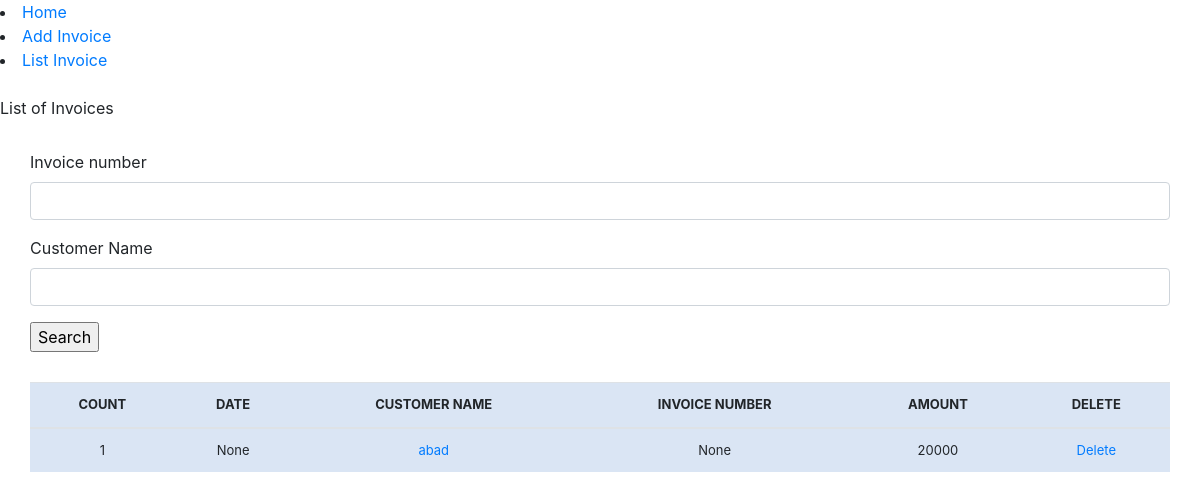
The page /list_invoice/ on the database as committed earlier.
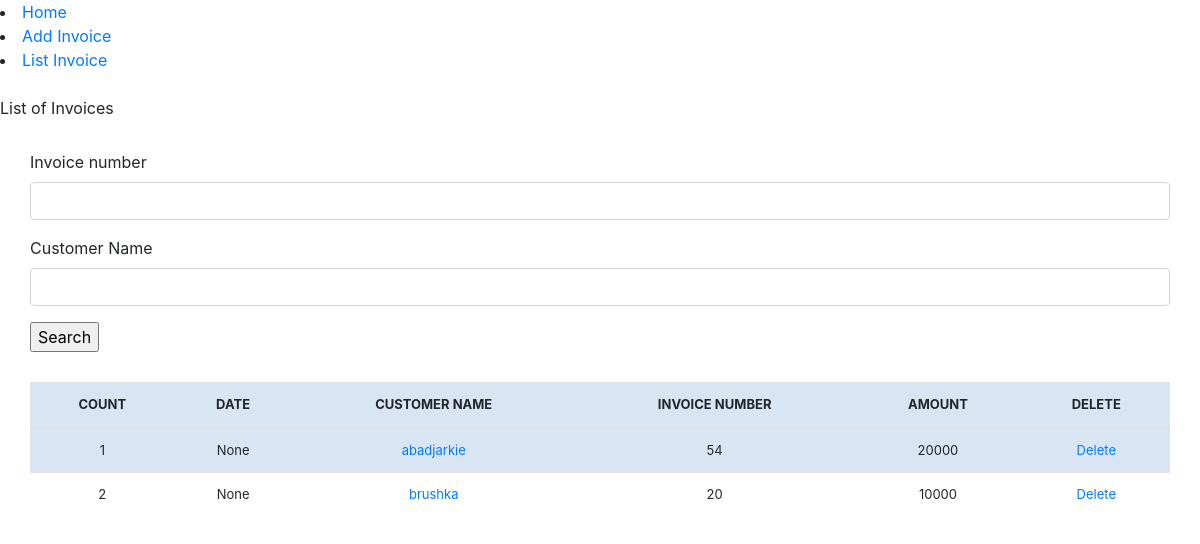
The same page on the database as committed later.
### invoicemgt/models.py (models this page shows)
class Invoice(models.Model):
	comments = models.TextField(max_length=3000, default='', blank=True, null=True)
	invoice_number = models.IntegerField(blank=True, null=True)
	invoice_date = models.DateField(auto_now_add=False, auto_now=False, blank=True, null=True)
	name = models.CharField('Customer Name', max_length=120, default='', blank=True, null=True)
	line_one = models.CharField('Line 1', max_length=120, default='', blank=True, null=True)
	line_one_quantity = models.IntegerField('Quantity', default=0, blank=True, null=True)
	line_one_unit_price = models.IntegerField('Unit Price (D)', default=0, blank=True, null=True)
	line_one_total_price = models.IntegerField('Line Total (D)', default=0, blank=True, null=True)
	line_two = models.CharField('Line 2', max_length=120, default='', blank=True, null=True)
	line_two_quantity = models.IntegerField('Quantity', default=0, blank=True, null=True)
	line_two_unit_price = models.IntegerField('Unit Price (D)', default=0, blank=True, null=True)
	line_two_total_price = models.IntegerField('Line Total (D)', default=0, blank=True, null=True)
	line_three = models.CharField('Line 3', max_length=120, default='', blank=True, null=True)
	line_three_quantity = models.IntegerField('Quantity', default=0, blank=True, null=True)
	line_three_unit_price = models.IntegerField('Unit Price (D)', default=0, blank=True, null=True)
	line_three_total_price = models.IntegerField('Line Total (D)', default=0, blank=True, null=True)
	line_four = models.CharField('Line 4', max_length=120, default='', blank=True, null=True)
	line_four_quantity = models.IntegerField('Quantity', default=0, blank=True, null=True)
	line_four_unit_price = models.IntegerField('Unit Price (D)', default=0, blank=True, null=True)
	line_four_total_price = models.IntegerField('Line Total (D)', default=0, blank=True, null=True)
	line_five = models.CharField('Line 5', max_length=120, default='', blank=True, null=True)
	line_five_quantity = models.IntegerField('Quantity', default=0, blank=True, null=True)
	line_five_unit_price = models.IntegerField('Unit Price (D)', default=0, blank=True, null=True)
	line_five_total_price = models.IntegerField('Line Total (D)', default=0, blank=True, null=True)
	phone_number = models.CharField(max_length=120, default='', blank=True, null=True)
	total = models.IntegerField(default='0', blank=True, null=True)
	balance = models.IntegerField(default='0', blank=True, null=True)
	timestamp = models.DateTimeField(auto_now_add=True, auto_now=False)
	last_updated = models.DateTimeField(auto_now_add=False, auto_now=True, blank=True)
	paid = models.BooleanField(default=False)
	invoice_type_choice = (
			('Receipt', 'Receipt'),
			('Invoice', 'Invoice'),
		)
	invoice_type = models.CharField(max_length=50, default='', blank=True, null=True, choices=invoice_type_choice)

### invoicemgt/views.py (the view, shortened to what this page needs)
# urls.py: path('list_invoice/', views.list_invoice , name = "list_invoice"),
def list_invoice(request):
    title = "List of Invoices"
    queryset = Invoice.objects.all()
    form = InvoiceSearchForm(request.POST or None)
    context = {
        "title" : title,
        "queryset" : queryset,
        "form" : form ,
    }
    return render (request , "list_invoice.html" , context)

### invoicemgt/forms.py
class InvoiceSearchForm(forms.ModelForm):
	class Meta:
		model = Invoice
		fields = ['invoice_number' , 'name']

### invoicemgt/templates/list_invoice.html (shortened to what this page needs)
{% load static %}
{% load crispy_forms_tags %}
<!DOCTYPE html>
{% include 'navbar.html' %}
<html lang="en">
<head>
    <link rel="stylesheet" type="text/css"
        href="https://stackpath.bootstrapcdn.com/bootstrap/4.5.2/css/bootstrap.min.css">
    <link rel="stylesheet" href="{% static 'css/style.css' %}">
</head>
<body>
    {{title}}<br>
    <div class="myForm">
        <form method='POST' action=''> {% csrf_token %}
            {{form|crispy}}
            <input type="submit" value='Search' />
        </form>
    </div>
    <table class="table">
        <thead>
            <tr>
                <th>COUNT</th>
                <th>DATE</th>
                <th>CUSTOMER NAME</th>
                <th>INVOICE NUMBER</th>
                <th>AMOUNT</th>
                <th>DELETE</th>
            </tr>
        </thead>
        {% for instance in queryset %}
        <tr>
            <td>{{forloop.counter}}</td>
            <td>{{instance.invoice_date}}</td>
            <td><a href="{% url 'update_invoice' instance.id %}">{{instance.name}}</a></td>
            <td>{{instance.invoice_number}}</td>
            <td>{{instance.line_one_total_price}}</td>
            <td><a href="{% url 'delete_invoice' instance.id %}">Delete</a></td>
        </tr>
        {% endfor %}
    </table>
</body>
</html>

### invoicemgt/templates/navbar.html
<nav>
    <li><a href="/">Home</a></li>
    <li><a href="/add_invoice">Add Invoice</a></li>
    <li><a href="/list_invoice">List Invoice</a></li>
</nav>

### invoicemgt/static/css/style.css (style rules this page uses)
.myForm { margin: 30px; }
.table { font-size: 13px; text-align: center; width: 95%; margin: auto; text-align: center; }
.table tr:nth-child(odd) { background-color: #B8CAE4; }
.table tr:nth-child(odd) { background: #dae5f4; }

Rows that differ between the two databases and show on the page:
changed Invoice: name "abad" → "abadjarkie"; invoice_number "None" → "54"
added Invoice: invoice_date "None", name "brushka", invoice_number "20", line_one_total_price "10000"
